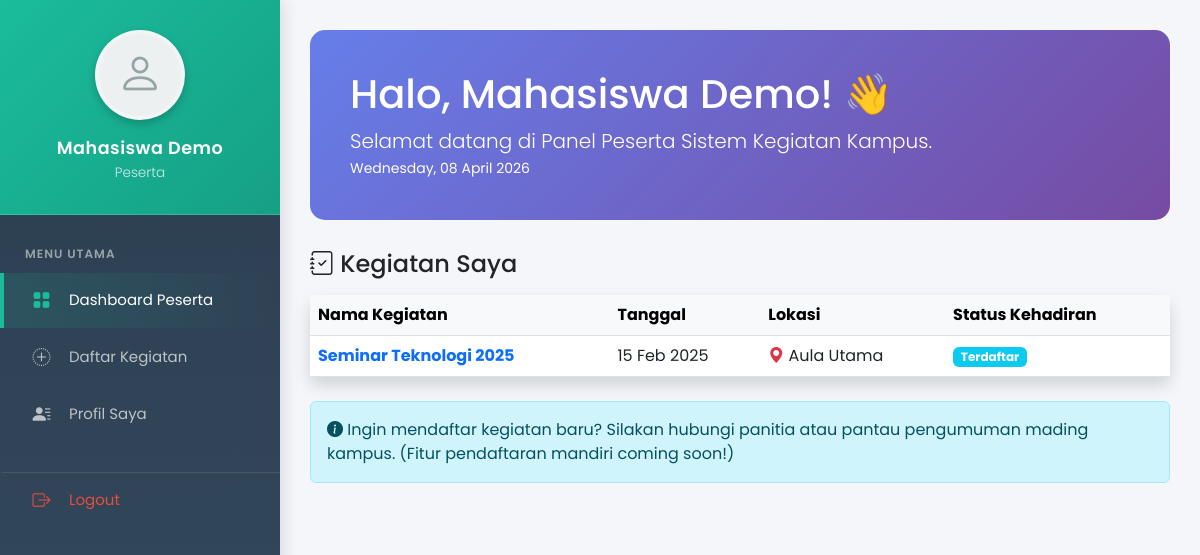
Screenshot of /index.php (signed in) with the database file from the repository.
### tables this page shows
CREATE TABLE `peserta` (
  `id_peserta` int(11) NOT NULL,
  `id_kegiatan` int(11) DEFAULT NULL,
  `nama_peserta` varchar(100) NOT NULL,
  `nim` varchar(20) NOT NULL,
  `email` varchar(100) DEFAULT NULL,
  `no_hp` varchar(15) DEFAULT NULL,
  `jurusan` varchar(50) DEFAULT NULL,
  `status_kehadiran` enum('Terdaftar','Hadir','Tidak Hadir') DEFAULT 'Terdaftar',
  `tanggal_daftar` timestamp NOT NULL DEFAULT current_timestamp(),
  `password` varchar(255) NOT NULL DEFAULT ''
);

CREATE TABLE `kegiatan` (
  `id_kegiatan` int(11) NOT NULL,
  `nama_kegiatan` varchar(150) NOT NULL,
  `deskripsi` text DEFAULT NULL,
  `tanggal_mulai` datetime NOT NULL,
  `tanggal_selesai` datetime NOT NULL,
  `id_lokasi` int(11) DEFAULT NULL,
  `kuota_peserta` int(11) DEFAULT NULL,
  `status` enum('Pendaftaran','Berlangsung','Selesai') DEFAULT 'Pendaftaran',
  `created_at` timestamp NOT NULL DEFAULT current_timestamp()
);

CREATE TABLE `lokasi` (
  `id_lokasi` int(11) NOT NULL,
  `nama_lokasi` varchar(100) NOT NULL,
  `kapasitas` int(11) DEFAULT NULL,
  `fasilitas` text DEFAULT NULL,
  `created_at` timestamp NOT NULL DEFAULT current_timestamp()
);

### index.php (the view, shortened to what this page needs)
<?php
require_once 'config/database.php';
$role = $_SESSION['role'] ?? 'admin';
$count_kegiatan = 0;
$count_peserta = 0;
$count_panitia = 0;
$count_lokasi = 0;
if ($role == 'admin') {
    $c_kegiatan = mysqli_query($conn, "SELECT COUNT(*) as total FROM kegiatan");
    $count_kegiatan = mysqli_fetch_assoc($c_kegiatan)['total'];
    $c_peserta = mysqli_query($conn, "SELECT COUNT(*) as total FROM peserta");
    $count_peserta = mysqli_fetch_assoc($c_peserta)['total'];
    $c_panitia = mysqli_query($conn, "SELECT COUNT(*) as total FROM panitia");
    $count_panitia = mysqli_fetch_assoc($c_panitia)['total'];
    $c_lokasi = mysqli_query($conn, "SELECT COUNT(*) as total FROM lokasi");
    $count_lokasi = mysqli_fetch_assoc($c_lokasi)['total'];
} else {
    $nim = $_SESSION['nim'];
    $my_activities_q = "SELECT p.*, k.nama_kegiatan, k.tanggal_mulai as tanggal, l.nama_lokasi
                        FROM peserta p
                        JOIN kegiatan k ON p.id_kegiatan = k.id_kegiatan
                        JOIN lokasi l ON k.id_lokasi = l.id_lokasi
                        WHERE p.nim = '$nim'
                        ORDER BY k.tanggal_mulai DESC";
    $my_activities = mysqli_query($conn, $my_activities_q);
}
?>
<!DOCTYPE html>
<html lang="id">
<head>
    <link href="https://cdn.jsdelivr.net/npm/bootstrap@5.3.0/dist/css/bootstrap.min.css" rel="stylesheet">
    <link rel="stylesheet" href="https://cdn.jsdelivr.net/npm/bootstrap-icons@1.10.0/font/bootstrap-icons.css">
</head>
<body>
    <?php include 'navbar.php'; ?>
    <div class="container">
        <div class="hero-bg">
            <div class="hero-content">
                <h1>Halo, <?= htmlspecialchars($_SESSION['nama']) ?>! 👋</h1>
                <p class="lead mb-0">Selamat datang di Panel <?= ucfirst($role) ?> Sistem Kegiatan Kampus.</p>
                <small><?= date('l, d F Y') ?></small>
            </div>
        </div>
        <?php if ($role == 'admin'): ?>
            <div class="row g-4">
                <div class="col-md-3">
                    <div class="card card-counter bg-primary text-white h-100">
                        <div class="card-body">
                            <h5 class="card-title">Total Kegiatan</h5>
                            <h2 class="display-4 fw-bold"><?= $count_kegiatan ?></h2>
                            <i class="bi bi-calendar-event icon-box"></i>
                        </div>
                    </div>
                </div>
                <div class="col-md-3">
                    <div class="card card-counter bg-success text-white h-100">
                        <div class="card-body">
                            <h5 class="card-title">Total Peserta</h5>
                            <h2 class="display-4 fw-bold"><?= $count_peserta ?></h2>
                            <i class="bi bi-people icon-box"></i>
                        </div>
                    </div>
                </div>
                <div class="col-md-3">
                    <div class="card card-counter bg-warning text-dark h-100">
                        <div class="card-body">
                            <h5 class="card-title">Panitia</h5>
                            <h2 class="display-4 fw-bold"><?= $count_panitia ?></h2>
                            <i class="bi bi-person-badge icon-box"></i>
                        </div>
                    </div>
                </div>
                <div class="col-md-3">
                    <div class="card card-counter bg-info text-white h-100">
                        <div class="card-body">
                            <h5 class="card-title">Lokasi</h5>
                            <h2 class="display-4 fw-bold"><?= $count_lokasi ?></h2>
                            <i class="bi bi-geo-alt icon-box"></i>
                        </div>
                    </div>
                </div>
            </div>
            <div class="row mt-5">
                <div class="col-md-12">
                    <div class="card shadow border-0">
                        <div class="card-header bg-white">
                            <h5 class="mb-0 fw-bold"><i class="bi bi-activity"></i> Akses Cepat</h5>
                        </div>
                        <div class="card-body">
                            <div class="d-flex gap-3 flex-wrap">
                                <a href="pages/kegiatan/tambah.php" class="btn btn-outline-primary"><i
                                        class="bi bi-plus"></i> Tambah Kegiatan</a>
                                <a href="pages/peserta/tambah.php" class="btn btn-outline-success"><i
                                        class="bi bi-person-plus"></i> Tambah Peserta</a>
                                <a href="pages/panitia/tambah.php" class="btn btn-outline-warning"><i
                                        class="bi bi-person-plus-fill"></i> Tambah Panitia</a>
                            </div>
                        </div>
                    </div>
                </div>
            </div>
        <?php else: ?>
            <h4 class="mb-3"><i class="bi bi-journal-check"></i> Kegiatan Saya</h4>
            <div class="card shadow border-0">
                <div class="card-body p-0">
                    <?php if (mysqli_num_rows($my_activities) > 0): ?>
                        <div class="table-responsive">
                            <table class="table table-hover mb-0">
                                <thead class="table-light">
                                    <tr>
                                        <th>Nama Kegiatan</th>
                                        <th>Tanggal</th>
                                        <th>Lokasi</th>
                                        <th>Status Kehadiran</th>
                                    </tr>
                                </thead>
                                <tbody>
                                    <?php while ($act = mysqli_fetch_assoc($my_activities)): ?>
                                        <tr>
                                            <td class="fw-bold text-primary"><?= $act['nama_kegiatan'] ?></td>
                                            <td><?= date('d M Y', strtotime($act['tanggal'])) ?></td>
                                            <td><i class="bi bi-geo-alt-fill text-danger"></i> <?= $act['nama_lokasi'] ?></td>
                                            <td>
                                                <?php
                                                $badge = 'bg-secondary';
                                                if ($act['status_kehadiran'] == 'Terdaftar')
                                                    $badge = 'bg-info';
                                                ?>
                                                <span class="badge <?= $badge ?>"><?= $act['status_kehadiran'] ?></span>
                                            </td>
                                        </tr>
                                    <?php endwhile; ?>
                                </tbody>
                            </table>
                        </div>
                    <?php endif; ?>
                </div>
            </div>
            <div class="row mt-4">
                <div class="col-md-12">
                    <div class="alert alert-info">
                        <i class="bi bi-info-circle-fill"></i> Ingin mendaftar kegiatan baru? Silakan hubungi panitia atau
                        pantau pengumuman mading kampus. (Fitur pendaftaran mandiri coming soon!)
                    </div>
                </div>
            </div>
        <?php endif; ?>
    </div>
</body>
</html>

### css/sidebar.css (style rules this page uses)
body { background-color: #f4f6f9; font-family: 'Poppins', sans-serif; }
.main-content { margin-left: 280px; padding: 30px; transition: 0.3s; }

### index.php (style rules this page uses)
.hero-bg { background: linear-gradient(135deg, #667eea 0%, #764ba2 100%); color: white; padding: 40px; border-radius: 15px; margin-bottom: 30px; position: relative; overflow: hidden; }
.hero-bg::after { content: ""; position: absolute; top: 0; right: 0; bottom: 0; left: 0; background: url('https://source.unsplash.com/random/1200x400/?campus,event') center/cover; opacity: 0.1; z-index: 0; }
.hero-content { position: relative; z-index: 1; }

### navbar.php (style rules this page uses)
@media (min-width: 769px) { body > .container, body > .container-fluid { margin-left: 280px !important; max-width: calc(100% - 280px) !important; padding: 30px !important; } }

### rows the page displays
peserta: id_kegiatan.nama_kegiatan "Seminar Teknologi 2025", id_kegiatan.tanggal_mulai "15 Feb 2025", lokasi.nama_lokasi "Aula Utama", status_kehadiran "Terdaftar"

### other values shown
$nama_user "Mahasiswa Demo"
$role "Peserta"
$_SESSION['nama'] "Mahasiswa Demo"
